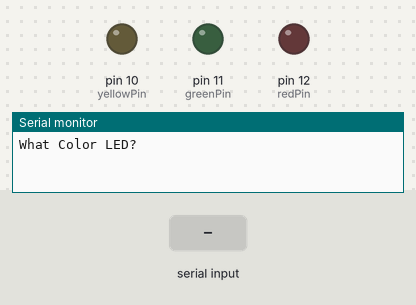
Recording of a sketch running on a simulated Arduino Uno, built with avr-gcc and run on an emulated ATmega328P. On the bench: output pins drawn as LEDs (lit = HIGH), the last lines printed to the serial monitor. Inputs (shaded band) come from the test bench.

Above: at 1.2 s.
1.3 s: "red" received over Serial
At 2.7 s:
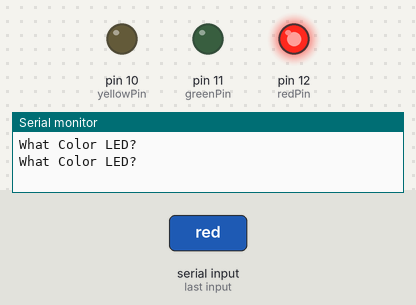
3.8 s: "green" received over Serial
At 5.8 s:
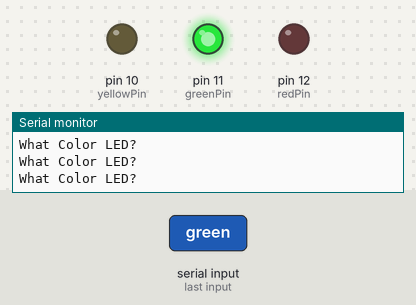
6.3 s: "yellow" received over Serial
At 7.8 s:
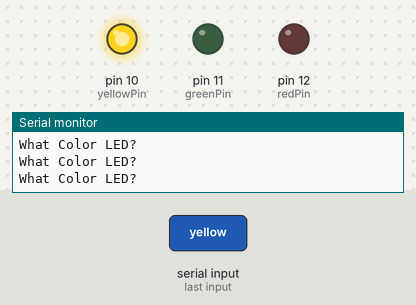
8.8 s: "Red" received over Serial
At 10.8 s:
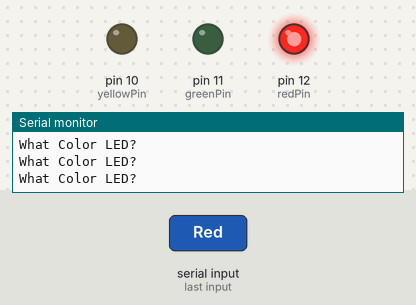
11.3 s: "Green" received over Serial
At 12.7 s:
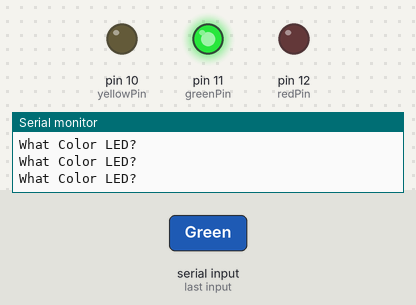
Timing chart, 0 to 14.3 s (numbered marks = the images above; inputs shaded):
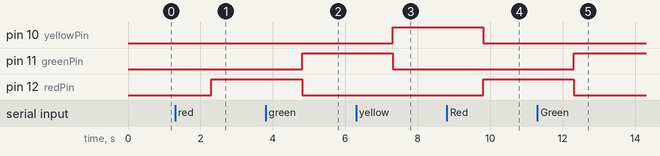

The sketch:

readString.ino
```cpp
int redPin=12;
int greenPin=11;
int yellowPin=10;
String myColor;
String msg="What Color LED?";

void setup() {
  // put your setup code here, to run once:
Serial.begin(9600);
pinMode(redPin,OUTPUT);
pinMode(greenPin,OUTPUT);
pinMode(yellowPin,OUTPUT);
}

void loop() {
  // put your main code here, to run repeatedly:
Serial.println(msg);
while(Serial.available()==0){

}
myColor=Serial.readString();
if(myColor=="red" || myColor=="Red"){
  digitalWrite(redPin,HIGH);
  digitalWrite(greenPin, LOW);
  digitalWrite(yellowPin, LOW);
}
if(myColor=="green" || myColor=="Green"){
  digitalWrite(redPin,LOW);
  digitalWrite(greenPin, HIGH);
  digitalWrite(yellowPin, LOW);
}
if(myColor=="yellow" || myColor=="Yellow"){
  digitalWrite(redPin,LOW);
  digitalWrite(greenPin, LOW);
  digitalWrite(yellowPin, HIGH);
}
}
```

Measured:
- after the input at 1.3 s, pin 12 (redPin): LOW → HIGH after 1.0 s
- after the input at 3.8 s, pin 11 (greenPin): LOW → HIGH after 1.0 s; pin 12 (redPin): HIGH → LOW after 1.0 s
- after the input at 6.3 s, pin 10 (yellowPin): LOW → HIGH after 1.0 s; pin 11 (greenPin): HIGH → LOW after 1.0 s
- after the input at 8.8 s, pin 10 (yellowPin): HIGH → LOW after 1.0 s; pin 12 (redPin): LOW → HIGH after 1.0 s
- after the input at 11.3 s, pin 11 (greenPin): LOW → HIGH after 1.0 s; pin 12 (redPin): HIGH → LOW after 1.0 s
